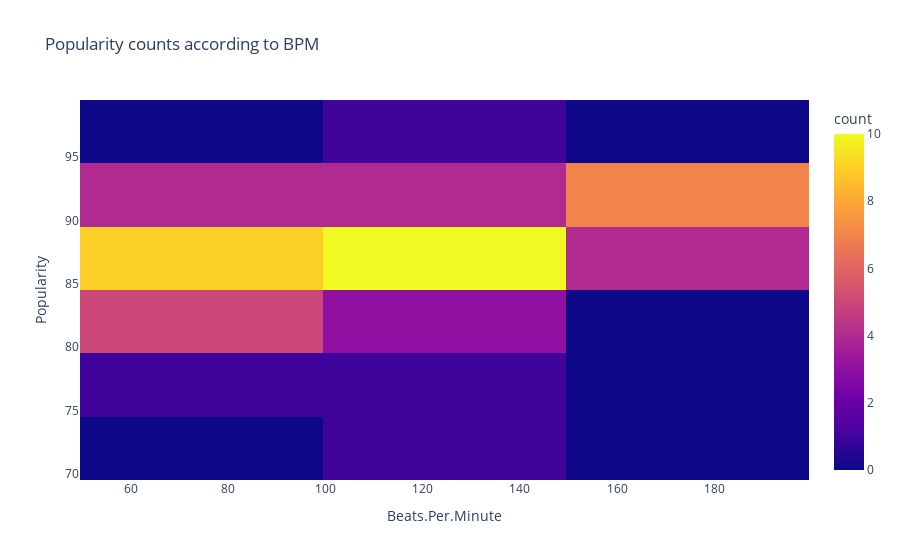

Notebook cell for this chart:
### Code cell
ex.density_heatmap(data,x='Beats.Per.Minute', y='Popularity',title='Popularity counts according to BPM ')
# density heatmap, x & y axis column name which data we need and title

### Figure 1 — Plotly figure (JSON) as saved in the notebook; plotly's stock layout.template omitted (floating-point values rounded to 4 significant figures)
{"data": [{"coloraxis": "coloraxis", "hovertemplate": "Beats.Per.Minute=%{x}<br>Popularity=%{y}<br>count=%{z}<extra></extra>", "name": "", "type": "histogram2d", "x": [117, 105, 190, 93, 150, 102, 180, 111, 136, 135, 176, 96, 110, 176, 101, 93, 176, 90, 130, 158, 124, 154, 92, 92, 135, 124, 98, 96, 94, 93, 85, 140, 96, 98, 100, 114, 176, 152, 138, 95, 104, 85, 96, 136, 98, 88, 176, 100, 104, 95], "xaxis": "x", "xbingroup": "x", "y": [79, 92, 85, 86, 94, 84, 92, 90, 87, 95, 93, 86, 88, 87, 92, 82, 90, 91, 88, 91, 91, 91, 83, 91, 89, 70, 83, 89, 91, 89, 84, 89, 89, 89, 89, 89, 91, 87, 80, 78, 88, 90, 87, 84, 88, 88, 88, 88, 88, 82], "yaxis": "y", "ybingroup": "y"}], "layout": {"coloraxis": {"colorbar": {"title": {"text": "count"}}, "colorscale": [[0, "#0d0887"], [0.1111, "#46039f"], [0.2222, "#7201a8"], [0.3333, "#9c179e"], [0.4444, "#bd3786"], [0.5556, "#d8576b"], [0.6667, "#ed7953"], [0.7778, "#fb9f3a"], [0.8889, "#fdca26"], [1, "#f0f921"]]}, "legend": {"tracegroupgap": 0}, "title": {"text": "Popularity counts according to BPM "}, "xaxis": {"anchor": "y", "domain": [0, 1], "title": {"text": "Beats.Per.Minute"}}, "yaxis": {"anchor": "x", "domain": [0, 1], "title": {"text": "Popularity"}}}}
